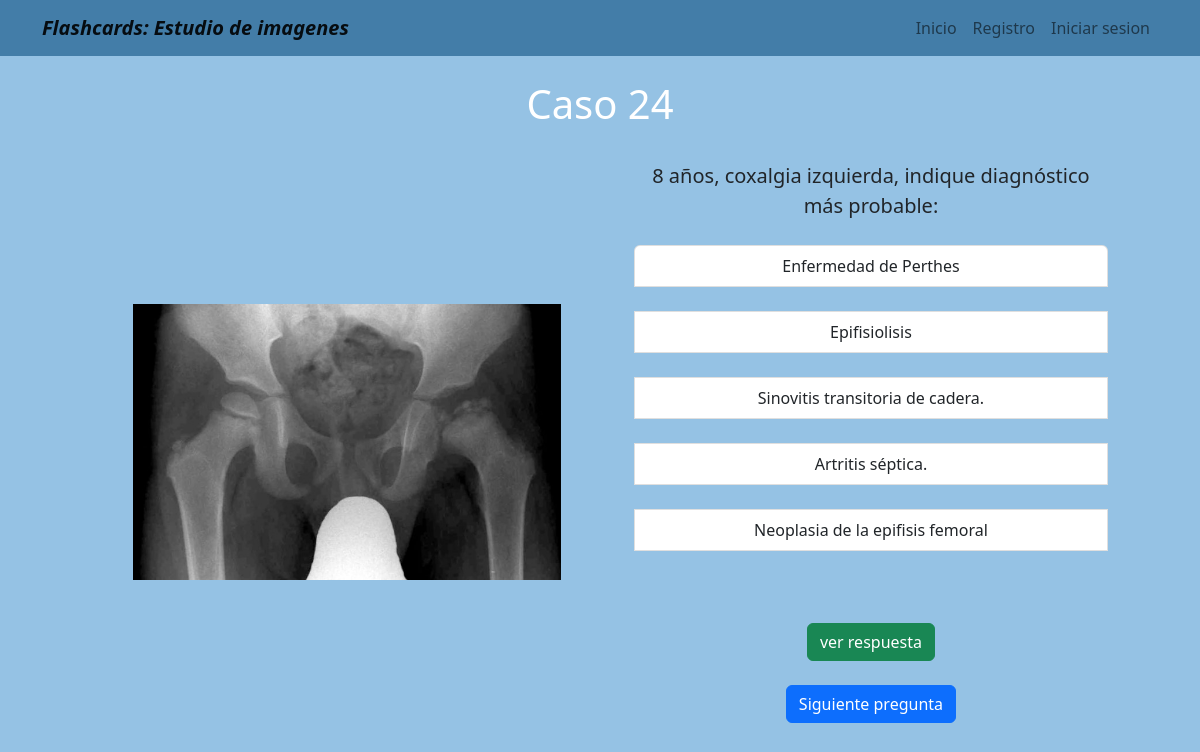
The page /alternativas/24/ on the database its author committed.
### alternativas/models.py (models this page shows)
class secc_alternativa(models.Model):
    numero_respuesta_alt= PositiveSmallIntegerField(default=1)
    alternativa_1= CharField(max_length=100, blank=True)
    alternativa_2= CharField(max_length=100, blank=True)
    alternativa_3= CharField(max_length=100, blank=True)
    alternativa_4= CharField(max_length=100, blank=True)
    alternativa_5= CharField(max_length=100, blank=True)
    alternativa_respuesta= CharField(max_length=100, blank=True)
    descripcion_breve = CharField(max_length=600, blank=True)
    url_info_esp= URLField(blank=True)
    url_info_ing= URLField(blank=True)
    imagen_con_patologia= ImageField(upload_to='estudio/images/')
    pregunta= CharField(max_length=500, blank=True)

### alternativas/views.py (the view)
# urls.py: path('24/', veinticuatro, name='veinticuatro'),
def veinticuatro(request):
    veinticuatro= secc_alternativa.objects.filter(numero_respuesta_alt=24)
    return render(request, '24.html',{'veinticuatro':veinticuatro})

### alternativas/templates/24.html
{% extends "layout.html" %}
{% block content %}
{% for info in veinticuatro %}
<h1 style="color:white ; text-align:center;"> Caso {{info.numero_respuesta_alt}}</h1> <br/>
  <td style="padding-left: 20px;">
    <img src=" {{info.imagen_con_patologia.url}}" width="75%" > <br>
  </td>
  <td style="padding-right: 50px;">
    <a style=" font-size: 20px">{{info.pregunta}} </a> <br><br>
    <div class="list-group">
      <a class="list-group-item list-group-item-action">{{info.alternativa_1}} </a> <br>
      <a class="list-group-item list-group-item-action">{{info.alternativa_2}} </a> <br>
      <a class="list-group-item list-group-item-action">{{info.alternativa_3}} </a> <br>
      <a class="list-group-item list-group-item-action">{{info.alternativa_4}} </a> <br>
      <a class="list-group-item list-group-item-action">{{info.alternativa_5}} </a> <br>
  </div>
  <br> <br> <a class="btn btn-success text-center contenedor-boton-inicio" href="{% url 'veinticuatro_r' %}" role="button" > ver respuesta </a>
  <br> <br> <a class="btn btn-primary text-center contenedor-boton-inicio" href="{% url 'veinticinco' %}" role="button" > Siguiente pregunta </a>
</td>
{% endfor %}
{% endblock %}

### home/templates/layout.html (style rules this page uses)
body { background-color:#95c2e4; text-align: center; }
.contenedor-boton-inicio { display: inline-flex; }

### rows shown on the page
secc_alternativa: numero_respuesta_alt "24", imagen_con_patologia (picture), pregunta "8 años, coxalgia izquierda, indique diagnóstico más probable:", alternativa_1 "Enfermedad de Perthes", alternativa_2 "Epifisiolisis", alternativa_3 "Sinovitis transitoria de cadera.", alternativa_4 "Artritis séptica.", alternativa_5 "Neoplasia de la epifisis femoral"
